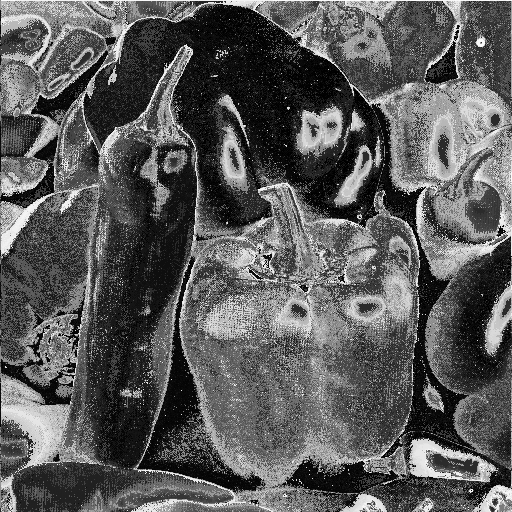
%> input picture 2A-L1 Images as functions/peppers.png, 512 x 512 px
$ octave run1.m   (GNU Octave 9; MATLAB toolbox functions it lacks are replaced by stand-ins)
%> lines starting %> are read from the running program, lines starting %| are printed output that depends on the picture
img = imread('peppers.png');
%> img is the input picture: size 512x512 uint8; min 0, max 255, mean 90.1
imshow(img);
line([1 512], [256 256], 'color', 'r');
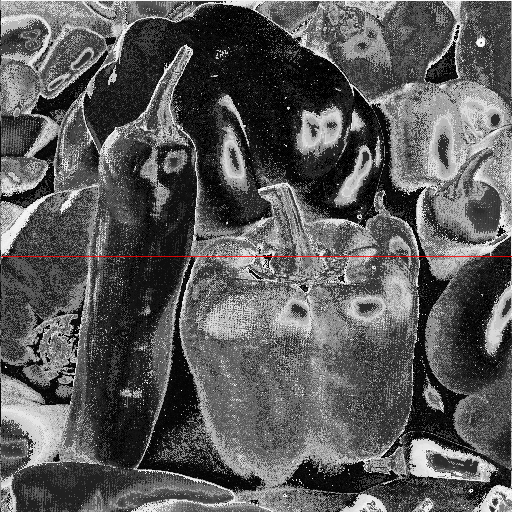
%> figure redrawn from the program's plot data
plot(img(256,:));
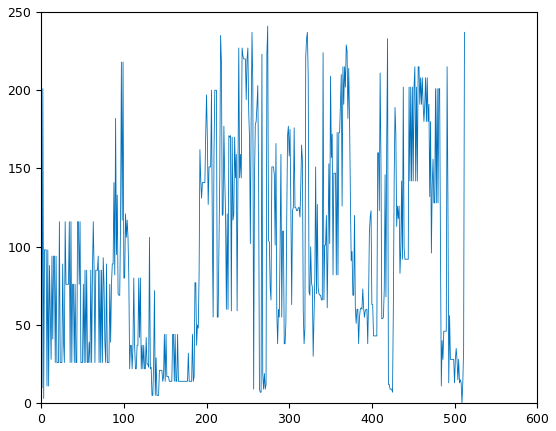
%> figure redrawn from the program's plot data; curve peaks at x = 274, y = 241

$ run again, with 2A-L1 Images as functions/bicycle.png copied over 2A-L1 Images as functions/peppers.png
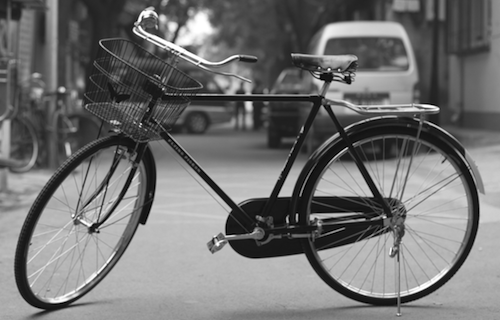
%> input picture 2A-L1 Images as functions/bicycle.png, 500 x 320 px
%> img is the input picture: size 320x500 uint8; min 0, max 255, mean 114.2
%> `line([1 512], [256 256], 'color', 'r');`:
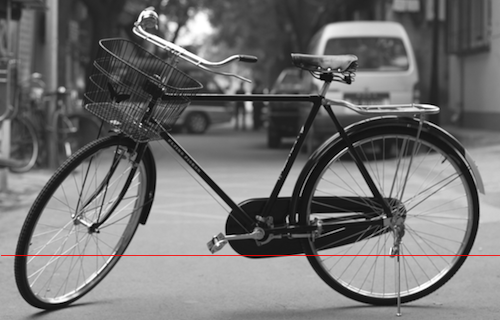
%> figure redrawn from the program's plot data
%> `plot(img(256,:));`:
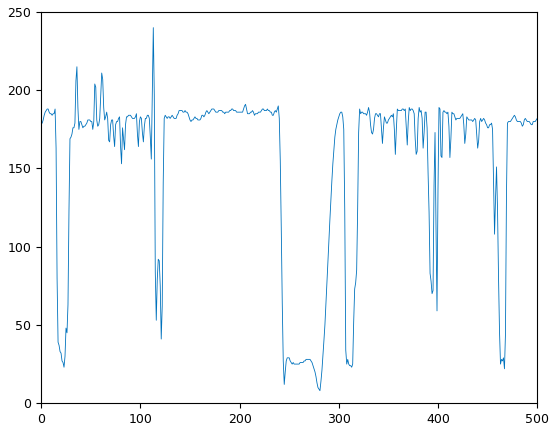
%> figure redrawn from the program's plot data; curve peaks at x = 113, y = 240

$ run again, with 2A-L1 Images as functions/dolphin.png copied over 2A-L1 Images as functions/peppers.png
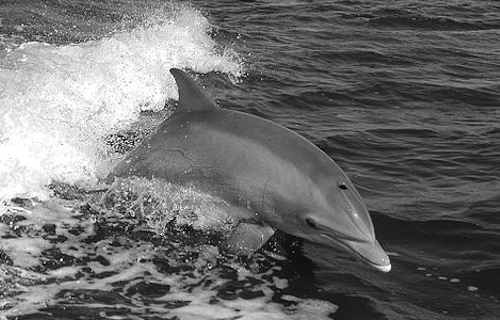
%> input picture 2A-L1 Images as functions/dolphin.png, 500 x 320 px
%> img is the input picture: size 320x500 uint8; min 0, max 255, mean 109.1
%> `line([1 512], [256 256], 'color', 'r');`:
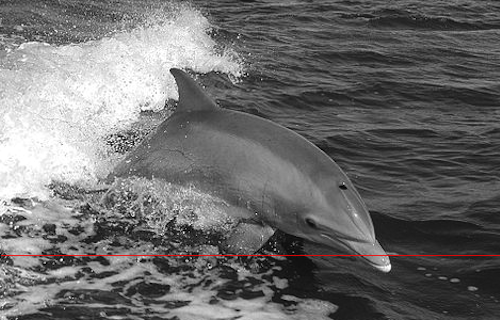
%> figure redrawn from the program's plot data
%> `plot(img(256,:));`:
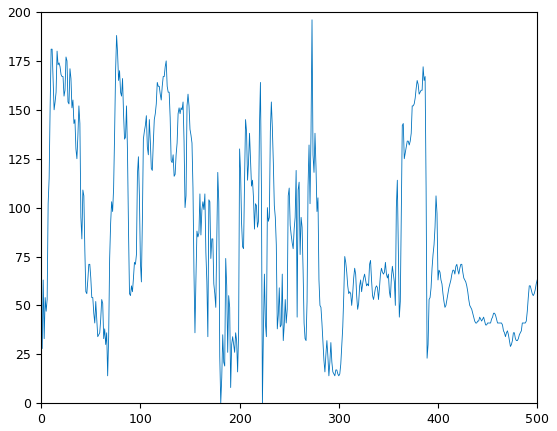
%> figure redrawn from the program's plot data; curve peaks at x = 273, y = 196

$ run again, with 2A-L1 Images as functions/fruit.png copied over 2A-L1 Images as functions/peppers.png
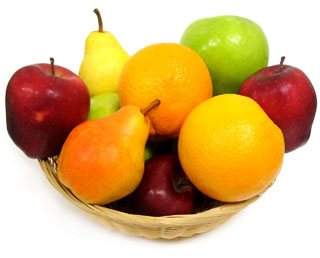
%> input picture 2A-L1 Images as functions/fruit.png, 320 x 258 px
%> img is the input picture: size 258x320x3 uint8; mean R, G, B 216.9, 178.6, 119.7
%> `line([1 512], [256 256], 'color', 'r');`:
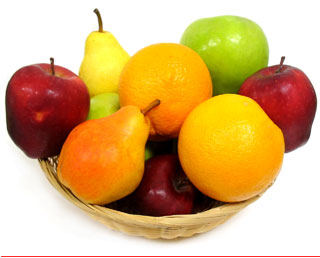
%> figure redrawn from the program's plot data
%> `plot(img(256,:));`:
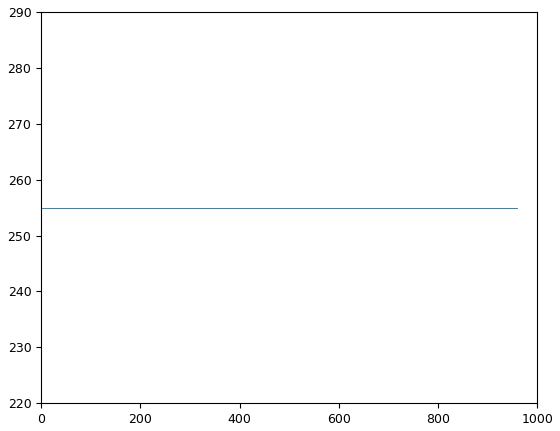
%> figure redrawn from the program's plot data
